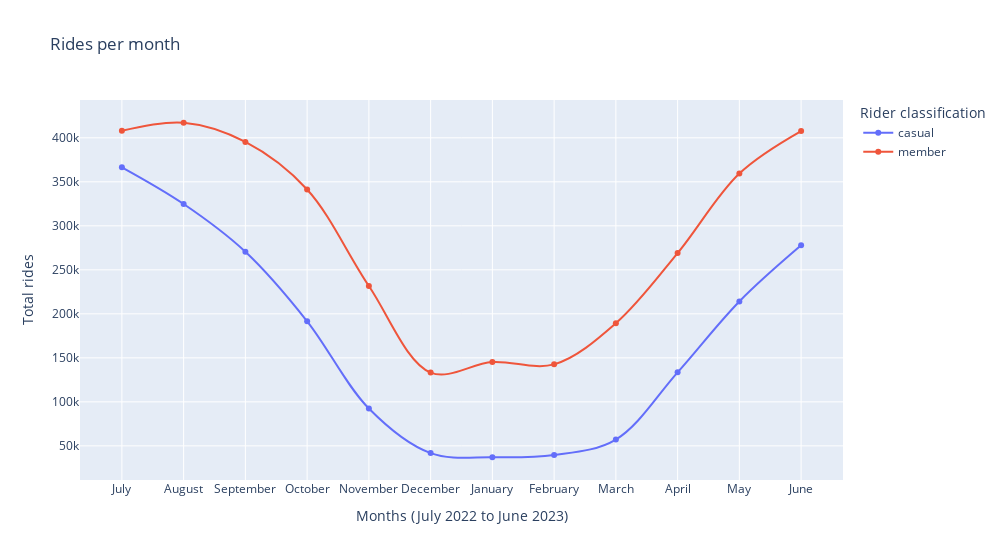

This figure's notebook cell:
### Code cell
px.line(
    total_rides_by_month,
    x="month",
    y="ride_id",
    color="member_casual",
    line_shape="spline",
    markers=True,
    #text="ride_id",
    title="Rides per month",
    labels={
        "ride_id": chart_legends["ride_id"],
        "month": chart_legends["month"],
        "member_casual": chart_legends["member_casual"],
    },
    hover_name="member_casual",
    hover_data={"member_casual": False, "month": True, "ride_id": True},
    width=chart_parameters['width'],
)

### Figure 1 — Plotly figure (JSON) as saved in the notebook; plotly's stock layout.template omitted (floating-point values rounded to 4 significant figures)
{"data": [{"customdata": [["casual"], ["casual"], ["casual"], ["casual"], ["casual"], ["casual"], ["casual"], ["casual"], ["casual"], ["casual"], ["casual"], ["casual"]], "hovertemplate": "<b>%{hovertext}</b><br><br>Months (July 2022 to June 2023)=%{x}<br>Total rides=%{y}<extra></extra>", "hovertext": ["casual", "casual", "casual", "casual", "casual", "casual", "casual", "casual", "casual", "casual", "casual", "casual"], "legendgroup": "casual", "line": {"color": "#636efa", "dash": "solid", "shape": "spline"}, "marker": {"symbol": "circle"}, "mode": "lines+markers", "name": "casual", "orientation": "v", "showlegend": true, "type": "scatter", "x": ["July", "August", "September", "October", "November", "December", "January", "February", "March", "April", "May", "June"], "xaxis": "x", "y": [366459, 324758, 270493, 191555, 92453, 41781, 37059, 39596, 57206, 133547, 214090, 277827], "yaxis": "y"}, {"customdata": [["member"], ["member"], ["member"], ["member"], ["member"], ["member"], ["member"], ["member"], ["member"], ["member"], ["member"], ["member"]], "hovertemplate": "<b>%{hovertext}</b><br><br>Months (July 2022 to June 2023)=%{x}<br>Total rides=%{y}<extra></extra>", "hovertext": ["member", "member", "member", "member", "member", "member", "member", "member", "member", "member", "member", "member"], "legendgroup": "member", "line": {"color": "#EF553B", "dash": "solid", "shape": "spline"}, "marker": {"symbol": "circle"}, "mode": "lines+markers", "name": "member", "orientation": "v", "showlegend": true, "type": "scatter", "x": ["July", "August", "September", "October", "November", "December", "January", "February", "March", "April", "May", "June"], "xaxis": "x", "y": [407943, 417117, 395329, 341269, 231624, 133258, 145246, 142601, 189289, 269042, 359460, 407688], "yaxis": "y"}], "layout": {"legend": {"title": {"text": "Rider classification"}, "tracegroupgap": 0}, "title": {"text": "Rides per month"}, "width": 1000, "xaxis": {"anchor": "y", "domain": [0, 1], "title": {"text": "Months (July 2022 to June 2023)"}}, "yaxis": {"anchor": "x", "domain": [0, 1], "title": {"text": "Total rides"}}}}
